Frame 1 (no input): blank canvas, image omitted
Frame 60 (the mouse pressed at the canvas centre just before this capture): blank canvas, image omitted
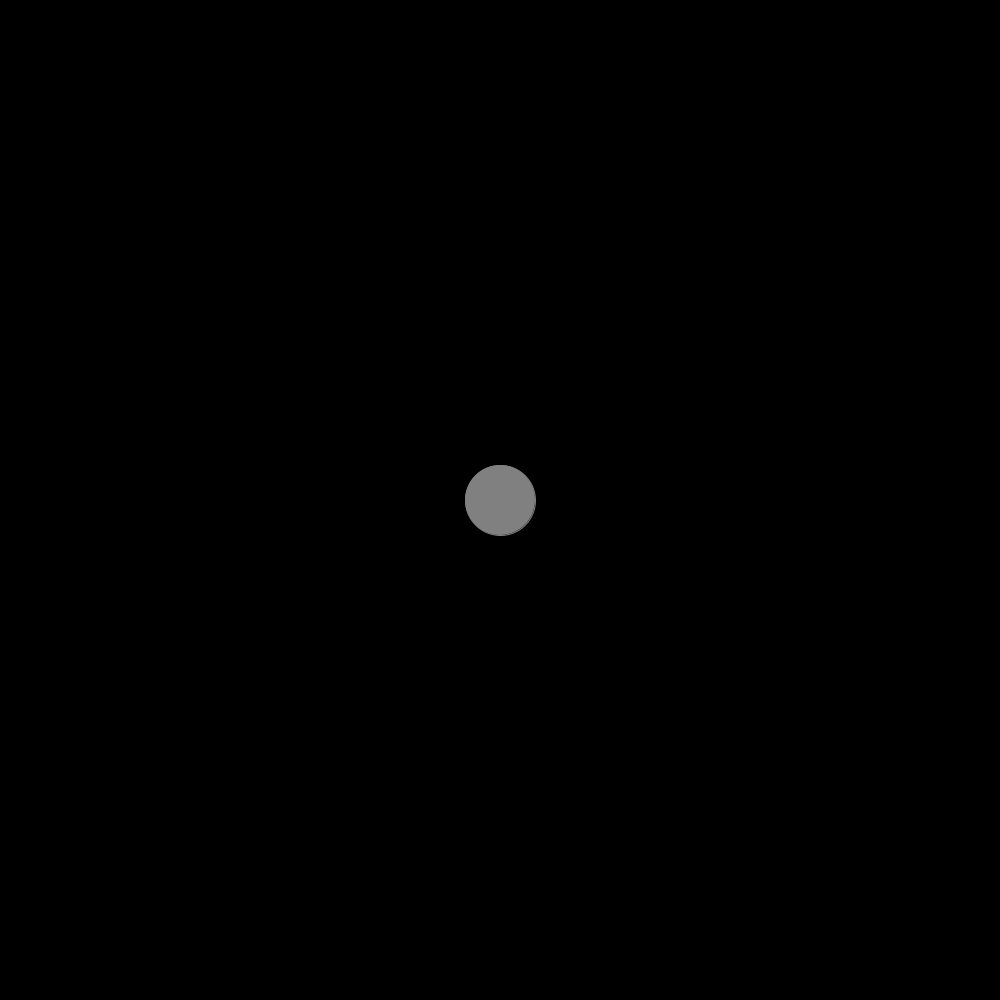
Frame 120 (the mouse held since frame 60 and released just before this capture)

The Processing sketch whose frames 1 and 60 were blank and that drew this single picture after the mouse press (run headless with seeded random() and noise(); from frame 60 on, the mouse is pressed at the canvas centre):

// Processing sketch: Blobby_Thing
// ── Blobby_Thing.pde
IntList blobs;
IntList connects;
boolean n;
int text = -1;
StringList texts;
void setup(){
  blobs = new IntList();
  texts = new StringList();
  connects = new IntList();
  size(1000,1000);
  background(0);
  fill(128);
  noStroke();
}
void makeCons(){
  for(int i = 0; i < floor(connects.size()/4); i++){
     stroke(250);
     line(connects.get(i*4),connects.get(i*4+1),connects.get(i*4+2),connects.get(i*4+3));
  }
}
void makeBlobs(){
  background(0);
  for(int i = 0; i < blobs.size()/2; i++){
    fill(128);
    if(mouseX < blobs.get(i*2)+25 && mouseX > blobs.get(i*2)-25 && mouseY > blobs.get(i*2+1)-25 && mouseY < blobs.get(i*2+1)+25){
      ellipse(blobs.get(i*2),blobs.get(i*2+1),70,70);
      fill(255);
      text(texts.get(i),blobs.get(i*2)-20,blobs.get(i*2+1)-20);
      if(key == 'd'){
        blobs.remove(i*2);
        blobs.remove(i*2);
        texts.remove(i);
      }
      if(key == 't' && text == -1){
        text = i;
      }
      if(key == 'c'){
        
        connects.append(blobs.get(i*2));
        connects.append(blobs.get(i*2+1));
        
      }
      if(mousePressed){
        blobs.set(i*2,mouseX);
        blobs.set(i*2+1,mouseY);
      }
    }
    else{
      ellipse(blobs.get(i*2),blobs.get(i*2+1),40,40);
    }
  }
  key = 0;
}
void draw(){
  makeBlobs();
  makeCons();
  if(mousePressed){
    n = true;
    for(int i = 0; i < blobs.size()/2; i++){
      if(blobs.get(2*i) == mouseX && blobs.get(2*i+1) == mouseY){
        n = false;
      }
    }
    if(n == true){
      blobs.append(mouseX);
      blobs.append(mouseY);
      texts.append("");
      
    }
  }
  stroke(128);
  if(text != -1){
    if(key == '+'){
      text = -1;
    }
    else if(keyPressed){
      texts.set(text,texts.get(text)+key);
    }
  }
}
